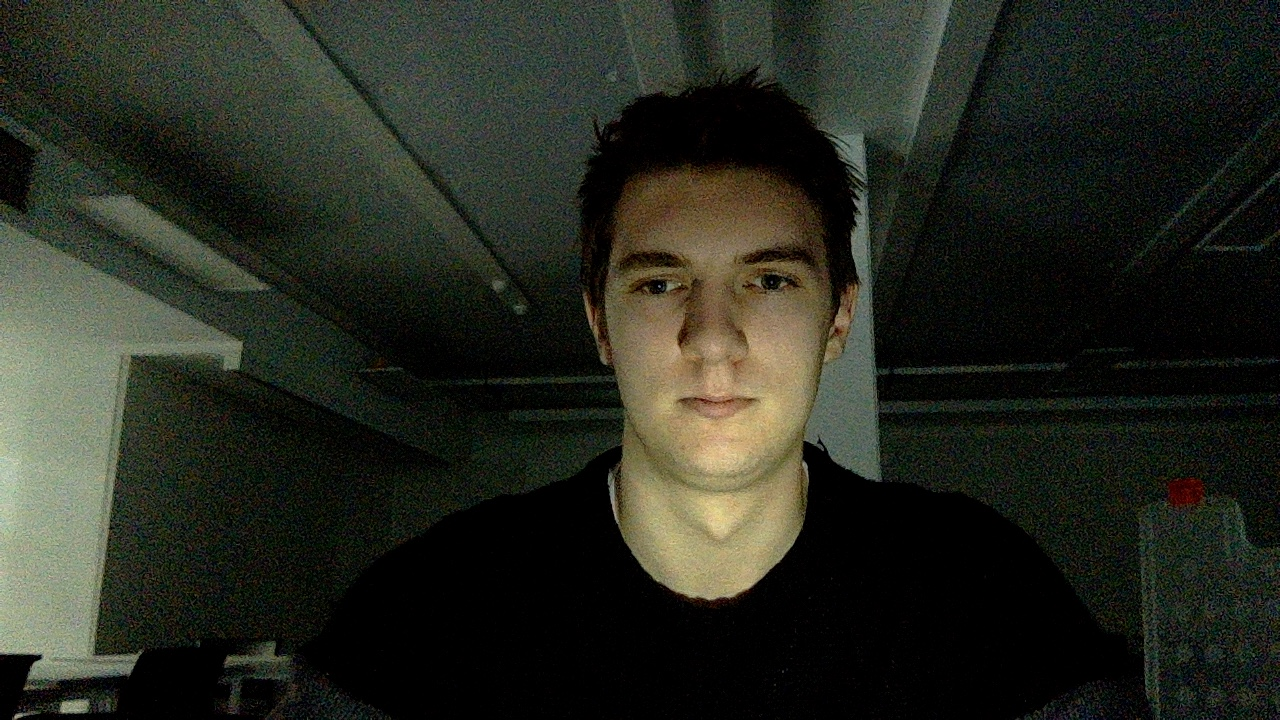
#> input picture snap.jpg, 1280 x 720 px
$ python face2.py snap.jpg   (Python 2 division)   (older library calls are emulated)
#> lines starting #> are read from the running program, lines starting #| are printed output that depends on the picture; after the words box and inside, x2 and y2 are one past the last pixel; in counts of white or black regions, pixels touching at a corner belong together
import sys
import cv2

# Refactored https://realpython.com/blog/python/face-recognition-with-python/


def cascade_detect(cascade, image):
    gray_image = cv2.cvtColor(image, cv2.COLOR_BGR2GRAY)
    return cascade.detectMultiScale(
        gray_image,
        scaleFactor=1.15,
        minNeighbors=5,
        minSize=(30, 30),
        flags=cv2.cv.CV_HAAR_SCALE_IMAGE
    )


def detections_draw(image, detections):
    for (x, y, w, h) in detections:
        print "({0}, {1}, {2}, {3})".format(x, y, w, h)
        cv2.rectangle(image, (x, y), (x + w, y + h), (0, 255, 0), 2)


def main(argv=None):
    if argv is None:
        argv = sys.argv

    cascade_path = "haarcascade_frontalface_default.xml" #sys.argv[1]
    image_path = "snap.jpg"
    result_path = ""

    cascade = cv2.CascadeClassifier(cascade_path)
    image = cv2.imread(image_path)
#> image is the input picture: shape (720, 1280, 3); mean B, G, R 32.4, 41.9, 39
    print(image)
#> (printed output is left out)
    if image is None:
        print "ERROR: Image did not load."
        return 2

    detections = cascade_detect(cascade, image)
#> in cascade_detect, `gray_image = cv2.cvtColor(image, cv2.COLOR_BGR2GRAY)`:
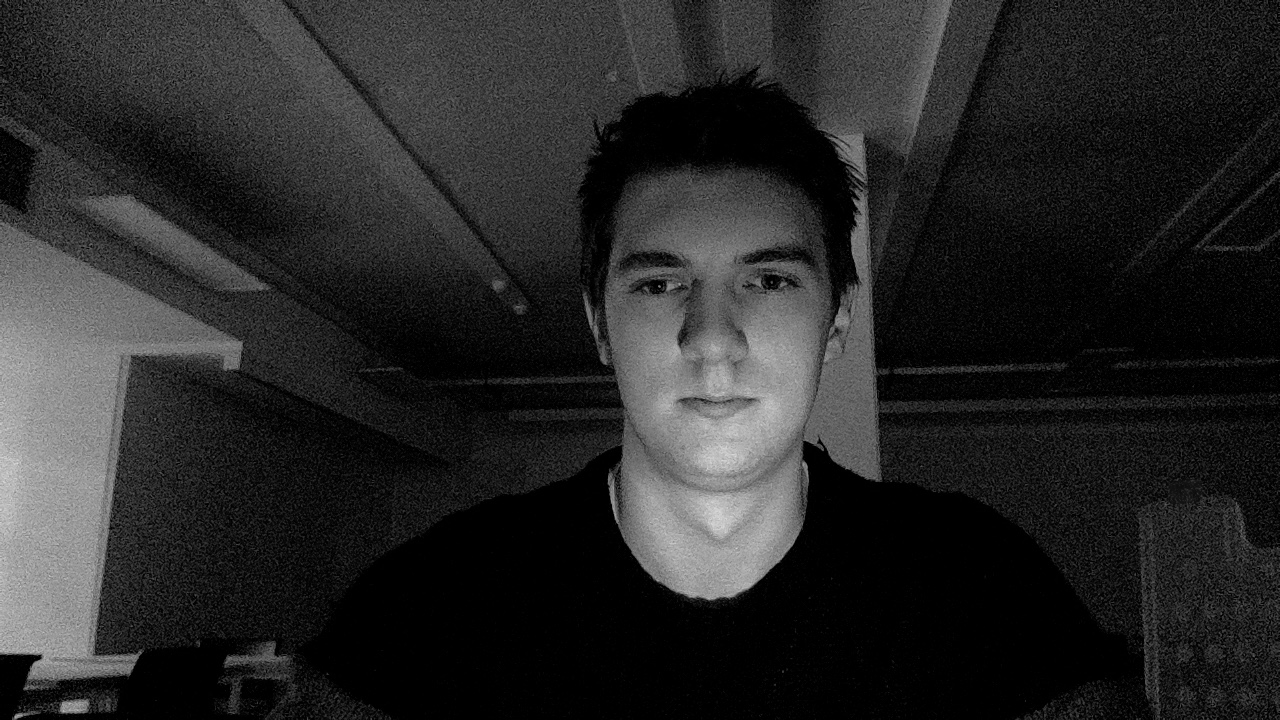
#> gray_image: shape (720, 1280); min 0, max 218, mean 40
#> detections = [[626, 416, 173, 173], [567, 172, 296, 296]]
    detections_draw(image, detections)
#> the loop in detections_draw, `for (x, y, w, h) in detections:` made 2 passes
#| (626, 416, 173, 173)
#| (567, 172, 296, 296)
#> after the loop in detections_draw, `for (x, y, w, h) in detections:`:
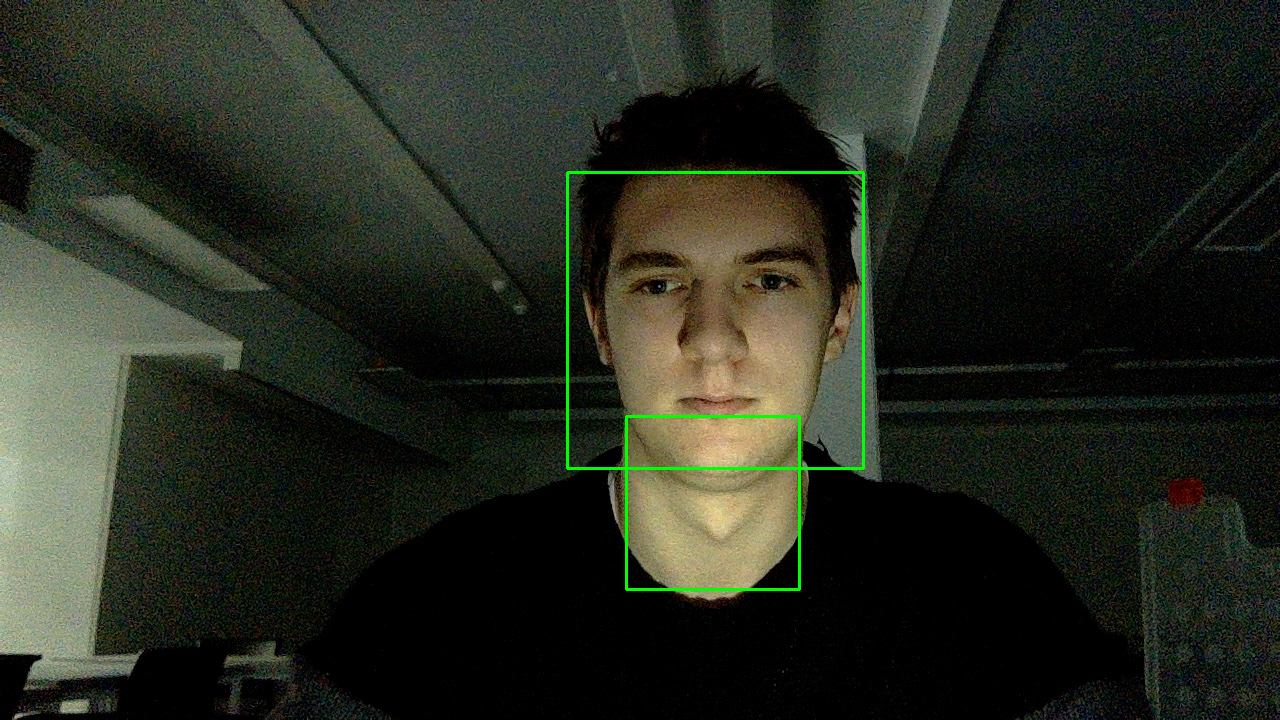
#> image: shape (720, 1280, 3); 0.61% of pixels changed, all inside (x1, y1, x2, y2) = (566, 171, 865, 591)

    print "Found {0} objects!".format(len(detections))
#| Found 2 objects!

    cv2.imshow('img',image)
    cv2.waitKey(0)
    cv2.destroyAllWindows()

    # [5 lines of commented-out code are left out]

if __name__ == "__main__":
    sys.exit(main())
#> (the program exits here)

$ run again, with t.jpg copied over snap.jpg
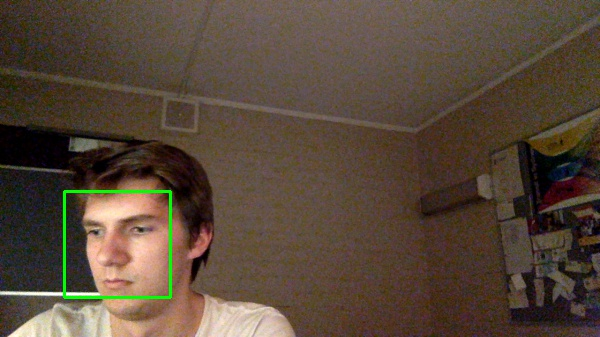
#> input picture t.jpg, 600 x 337 px
#> in main, image is the input picture: shape (337, 600, 3); mean B, G, R 57.1, 71.7, 87.4
#> (printed output is left out)
#> in cascade_detect, `gray_image = cv2.cvtColor(image, cv2.COLOR_BGR2GRAY)`:
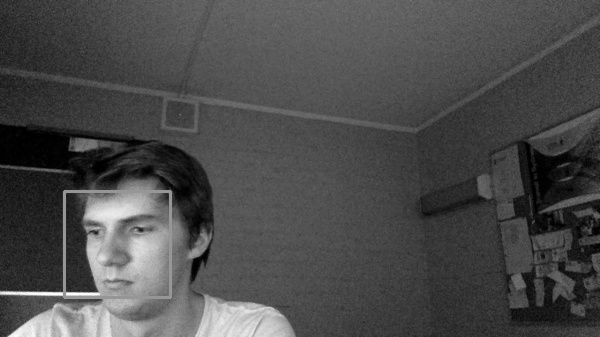
#> gray_image: shape (337, 600); min 0, max 255, mean 74.7
#> detections = [[63, 191, 103, 103]]
#> the loop in detections_draw, `for (x, y, w, h) in detections:` made 1 pass
#> (printed output is left out)
#> after the loop in detections_draw, `for (x, y, w, h) in detections:`:
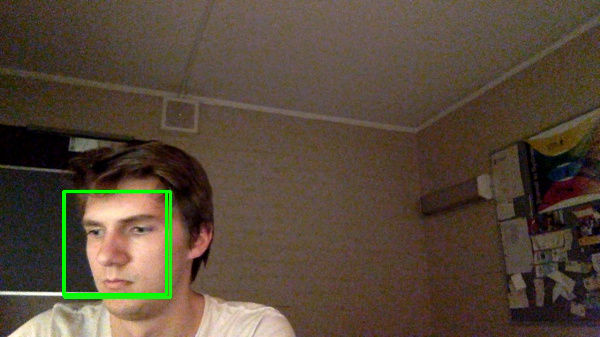
#> image: shape (337, 600, 3); 0.61% of pixels changed, all inside (x1, y1, x2, y2) = (62, 190, 168, 296)
#| Found 1 objects!

$ run again, with abba.png saved as snap.jpg
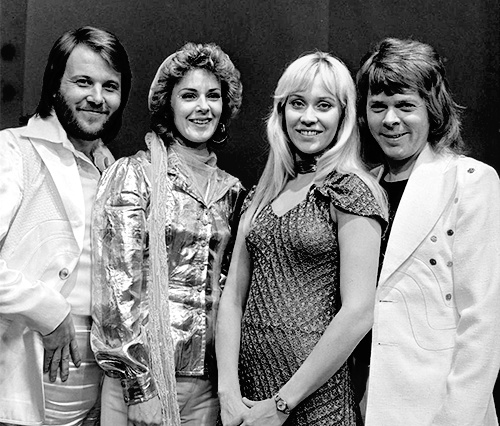
#> input picture abba.png, 500 x 426 px
#> in main, image is the input picture: shape (426, 500, 3); min 0, max 255, mean 130.8
#> (printed output is left out)
#> detections = [[168, 70, 66, 66], [57, 55, 74, 74], [268, 71, 83, 83], [353, 78, 75, 75]]
#> the loop in detections_draw, `for (x, y, w, h) in detections:` made 4 passes
#> (printed output is left out)
#> after the loop in detections_draw, `for (x, y, w, h) in detections:`:
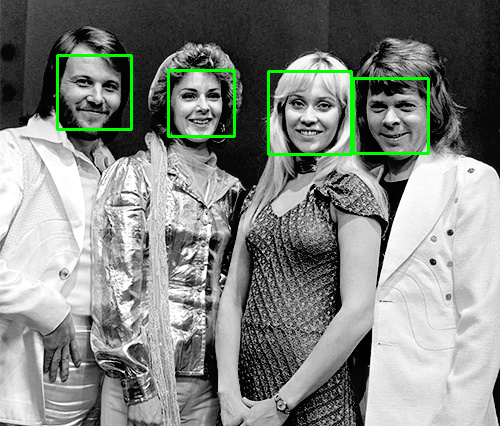
#> image: shape (426, 500, 3); 1.64% of pixels changed, all inside (x1, y1, x2, y2) = (56, 54, 430, 156)
#| Found 4 objects!
